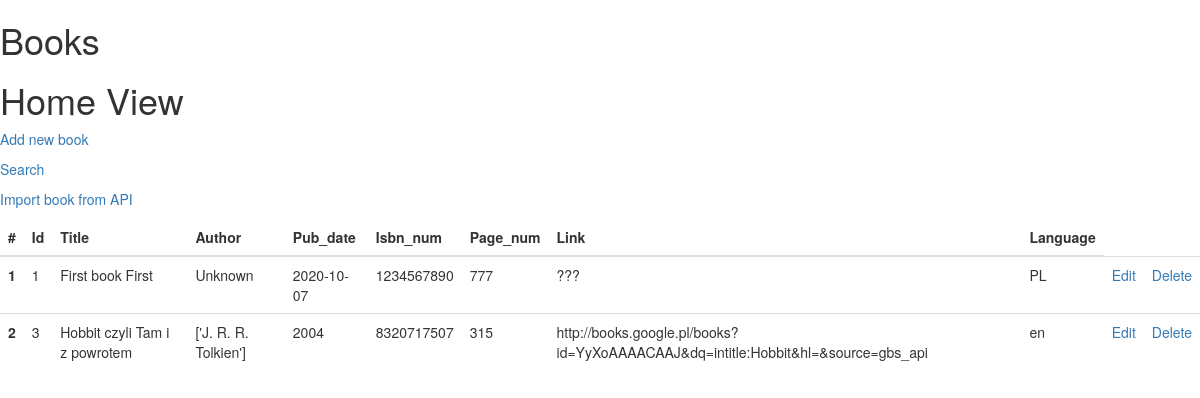
/books/, run on an earlier commit of the app's database.
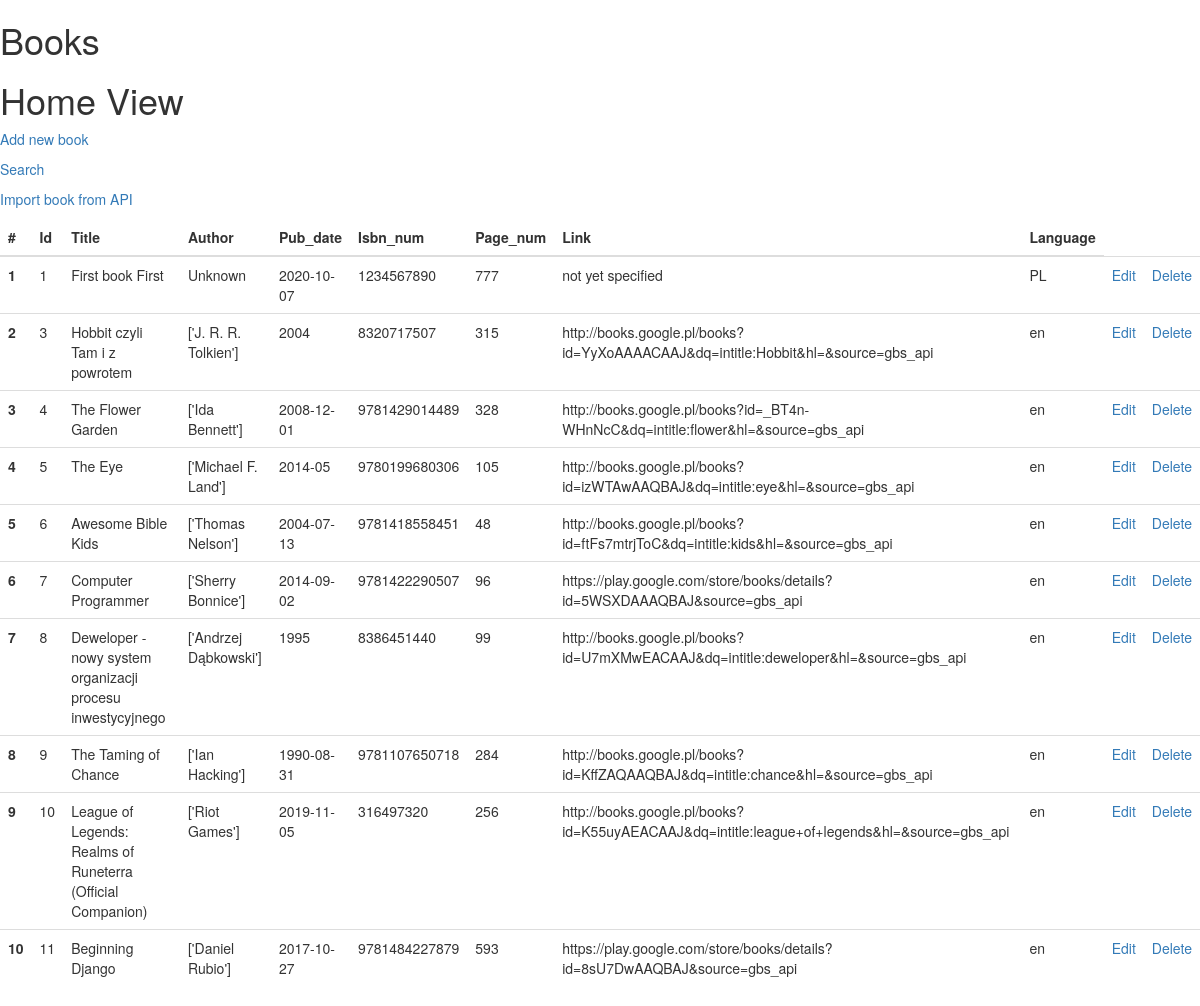
And on a later commit of the database.
### books_collection/models.py (models this page shows)
class Book(models.Model):
    title = models.CharField(max_length=255)
    author = models.CharField(max_length=255)
    pub_date = models.CharField(max_length=255)
    isbn_num = models.DecimalField(max_digits=13, decimal_places=0)
    page_num = models.DecimalField(max_digits=5, decimal_places=0)
    link = models.CharField(max_length=255)
    language = models.CharField(max_length=255)
    def get_absolute_url(self):
        return f"books/{self.id}"

### books_collection/views.py (the view)
# urls.py: path('books/', home_view),
def home_view(request):
    objects = Book.objects.all()
    context = {
        "form": objects
    }
    return render(request, "home.html", context=context)

### templates/home.html
{% extends 'base.html' %}
{% block content %}
    <h1>Home View</h1>
    <p><a href="/books/add/">Add new book</a></p>
    <p><a href="/books/search/">Search</a></p>
    <p><a href="/books/import/">Import book from API</a></p>
    <table class="table">
    <thead>
        <tr>
          <th scope="col">#</th>
          <th scope="col">Id</th>
          <th scope="col">Title</th>
          <th scope="col">Author</th>
          <th scope="col">Pub_date</th>
          <th scope="col">Isbn_num</th>
          <th scope="col">Page_num</th>
          <th scope="col">Link</th>
          <th scope="col">Language</th>
        </tr>
    </thead>
    <tbody>
    {% for item in form %}
        <tr>
            <th scope="row">{{ forloop.counter }}</th>
            <td>{{ item.id }}        </td>
            <td>{{ item.title }}     </td>
            <td>{{ item.author}}     </td>
            <td>{{ item.pub_date }}  </td>
            <td>{{ item.isbn_num }}  </td>
            <td>{{ item.page_num }}  </td>
            <td>{{ item.link }}      </td>
            <td>{{ item.language }}  </td>
            <td><a href="/{{ item.get_absolute_url }}/edit">Edit</a></td>
            <td><a href="/{{ item.get_absolute_url }}/delete">Delete</a></td>
        </tr>
        {% endfor %}
    </tbody>
    </table>
{% endblock %}

### templates/base.html (shortened to what this page needs)
<!DOCTYPE html>
<html lang="en">
<head>
    <link rel="stylesheet" href="https://stackpath.bootstrapcdn.com/bootstrap/3.4.1/css/bootstrap.min.css"
>
</head>
<body>
    <h1>Books</h1>
    {% block content %}
    {% endblock %}
</body>
</html>

What changed in the data, as far as the page shows it:
changed Book "First book First": link "???" → "not yet specified"
added Book: id "4", title "The Flower Garden", author "['Ida Bennett']", pub_date "2008-12-01", isbn_num "9781429014489", page_num "328", link "http://books.google.pl/books?id=_BT4n-WHnNcC&dq=intitle:flower&hl=&source=gbs_api", language "en"
added Book: id "5", title "The Eye", author "['Michael F. Land']", pub_date "2014-05", isbn_num "9780199680306", page_num "105", link "http://books.google.pl/books?id=izWTAwAAQBAJ&dq=intitle:eye&hl=&source=gbs_api", language "en"
added Book: id "6", title "Awesome Bible Kids", author "['Thomas Nelson']", pub_date "2004-07-13", isbn_num "9781418558451", page_num "48", link "http://books.google.pl/books?id=ftFs7mtrjToC&dq=intitle:kids&hl=&source=gbs_api", language "en"
added Book: id "7", title "Computer Programmer", author "['Sherry Bonnice']", pub_date "2014-09-02", isbn_num "9781422290507", page_num "96", link "https://play.google.com/store/books/details?id=5WSXDAAAQBAJ&source=gbs_api", language "en"
added Book: id "8", title "Deweloper - nowy system organizacji procesu inwestycyjnego", author "['Andrzej Dąbkowski']", pub_date "1995", isbn_num "8386451440", page_num "99", link "http://books.google.pl/books?id=U7mXMwEACAAJ&dq=intitle:deweloper&hl=&source=gbs_api", language "en"
added Book: id "9", title "The Taming of Chance", author "['Ian Hacking']", pub_date "1990-08-31", isbn_num "9781107650718", page_num "284", link "http://books.google.pl/books?id=KffZAQAAQBAJ&dq=intitle:chance&hl=&source=gbs_api", language "en"
added Book: id "10", title "League of Legends: Realms of Runeterra (Official Companion)", author "['Riot Games']", pub_date "2019-11-05", isbn_num "316497320", page_num "256", link "http://books.google.pl/books?id=K55uyAEACAAJ&dq=intitle:league+of+legends&hl=&source=gbs_api", language "en"
added Book: id "11", title "Beginning Django", author "['Daniel Rubio']", pub_date "2017-10-27", isbn_num "9781484227879", page_num "593", link "https://play.google.com/store/books/details?id=8sU7DwAAQBAJ&source=gbs_api", language "en"
